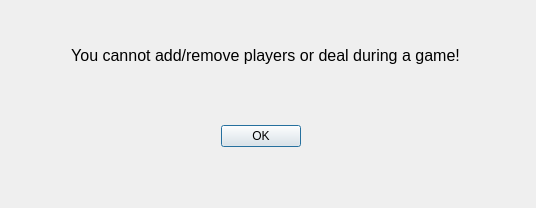
<?xml version="1.0" encoding="UTF-8"?>
<ui version="4.0">
 <class>Dialog</class>
 <widget class="QDialog" name="Dialog">
  <property name="geometry">
   <rect>
    <x>0</x>
    <y>0</y>
    <width>536</width>
    <height>208</height>
   </rect>
  </property>
  <property name="windowTitle">
   <string>Dialog</string>
  </property>
  <widget class="QDialogButtonBox" name="buttonBox">
   <property name="geometry">
    <rect>
     <x>210</x>
     <y>120</y>
     <width>91</width>
     <height>32</height>
    </rect>
   </property>
   <property name="orientation">
    <enum>Qt::Horizontal</enum>
   </property>
   <property name="standardButtons">
    <set>QDialogButtonBox::Ok</set>
   </property>
  </widget>
  <widget class="QLabel" name="label">
   <property name="geometry">
    <rect>
     <x>10</x>
     <y>40</y>
     <width>511</width>
     <height>31</height>
    </rect>
   </property>
   <property name="font">
    <font>
     <pointsize>12</pointsize>
    </font>
   </property>
   <property name="text">
    <string>You cannot add/remove players or deal during a game!</string>
   </property>
   <property name="alignment">
    <set>Qt::AlignCenter</set>
   </property>
  </widget>
 </widget>
 <resources/>
 <connections>
  <connection>
   <sender>buttonBox</sender>
   <signal>accepted()</signal>
   <receiver>Dialog</receiver>
   <slot>accept()</slot>
   <hints>
    <hint type="sourcelabel">
     <x>248</x>
     <y>254</y>
    </hint>
    <hint type="destinationlabel">
     <x>157</x>
     <y>274</y>
    </hint>
   </hints>
  </connection>
  <connection>
   <sender>buttonBox</sender>
   <signal>rejected()</signal>
   <receiver>Dialog</receiver>
   <slot>reject()</slot>
   <hints>
    <hint type="sourcelabel">
     <x>316</x>
     <y>260</y>
    </hint>
    <hint type="destinationlabel">
     <x>286</x>
     <y>274</y>
    </hint>
   </hints>
  </connection>
 </connections>
</ui>
